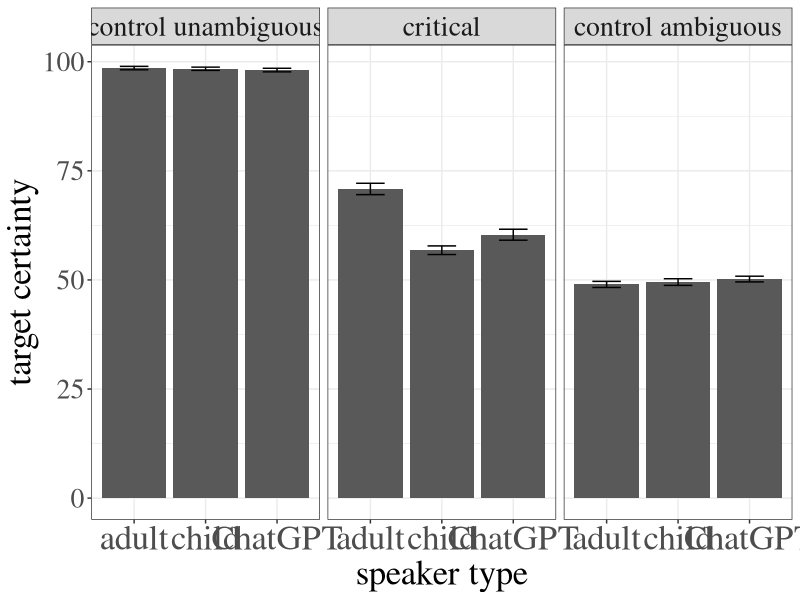
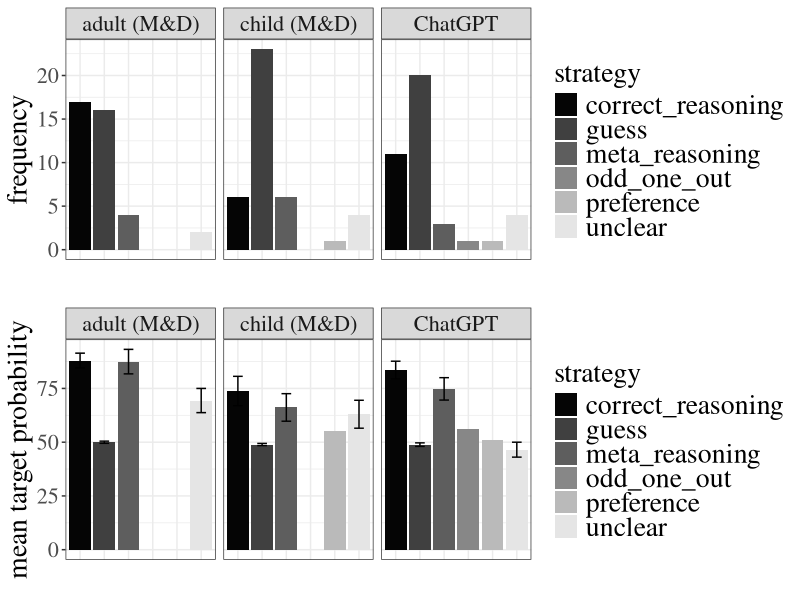
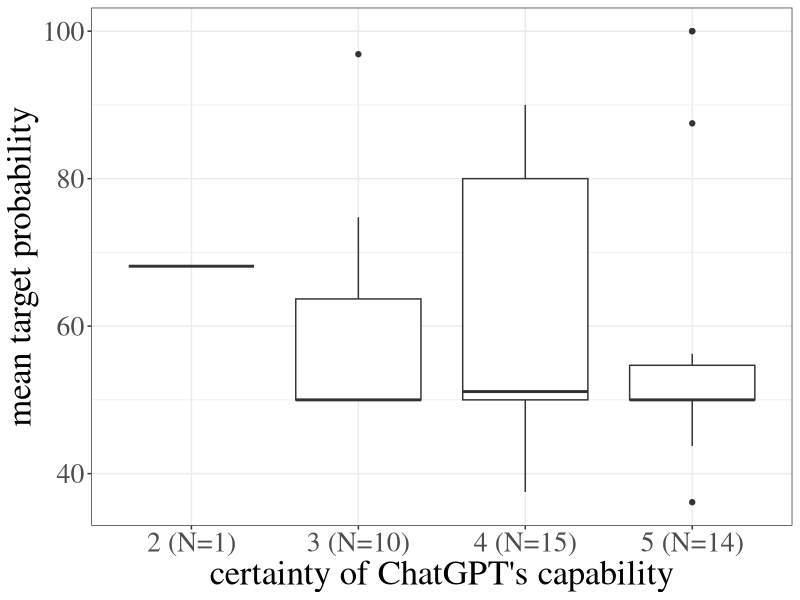
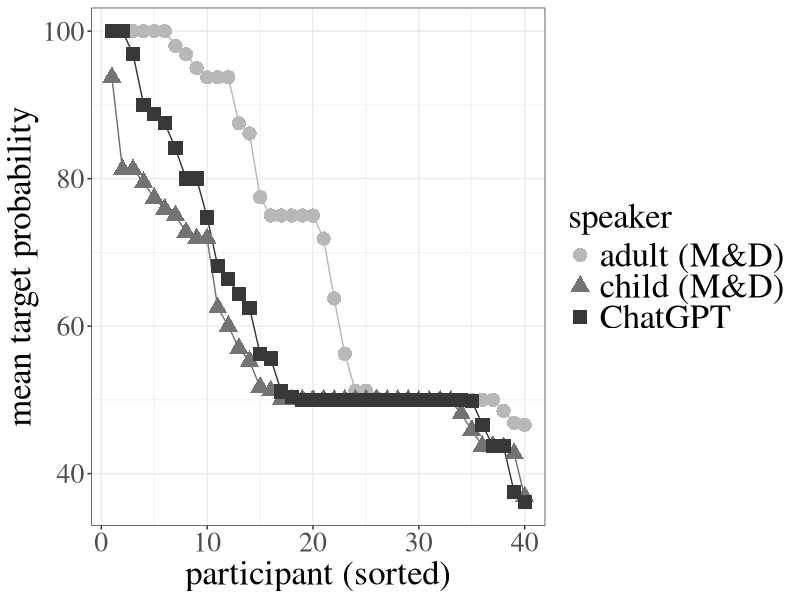

Reproduce these figures in R, in order.
library('dplyr')
library('tidyr')
library('ggplot2')
library('ggpubr')

df <- read.csv('../data/experiment_data.csv')
df <- rename(df, speaker = speaker_identity, condition = itemtype_coarser)
strategies <- read.csv('../data/strategies.csv')
df$speaker[df$speaker == 'gpt'] <- 'ChatGPT'
df$speaker <- factor(df$speaker, levels = c('adult','child','ChatGPT'))
posttest <- read.csv('../data/post_test_questionnaire_answers.csv')

se <- function(x) sd(x)/sqrt(length(x))

### Figure 2: Average target rating by condition ###
avg_scores <- df %>% group_by(condition,speaker) %>% summarize(mean_target = mean(prob_target), 
                                   se_target = se(prob_target),
                                   mean_competitor = mean(prob_competitor), se_competitor = se(prob_competitor),
                                   mean_distractor = mean(prob_distr), se_distractor = se(prob_distr))

avg_scores$condition <- gsub("filler","control",avg_scores$condition)

average_certainty_plot <- ggplot(data = avg_scores, aes(x = speaker, y = mean_target)) + 
  geom_bar(stat="identity") +  
  geom_errorbar( aes(x=speaker, ymin=mean_target-se_target, ymax=mean_target+se_target), width=0.4,color="black") +
  facet_wrap(~factor(condition,levels=c('control unambiguous','critical','control ambiguous'))) + 
  xlab('speaker type') + ylab('target certainty') + theme_bw() + theme(text = element_text(size=25,family="serif"),
                                                            axis.text.x = element_text(size=25),
                                                          legend.text = element_text(size=25))
average_certainty_plot

### Figure 3: Frequency and average target rating of each annotation tag ###
targetprob_by_partic <- subset(df, df$condition == 'critical') %>% group_by(participant_id) %>% summarize(mean_target = mean(prob_target),
                                                                                                    sd_target = sd(prob_target))
strategies$speaker <- df$speaker[match(strategies$participant_id,df$participant_id)]
strategies <- merge(strategies,targetprob_by_partic,by='participant_id')

tag_counts <- strategies %>% group_by(speaker, strategy_tag) %>% summarize(n=n(),
                                            mean_prob = mean(mean_target), se_prob = se(mean_target))

tag_counts <- subset(tag_counts, tag_counts$strategy_tag != 'exclude')
tag_counts <- rename(tag_counts, strategy = strategy_tag)

tag_counts$sp <- as.character(tag_counts$speaker)
tag_counts$sp[tag_counts$speaker == 'adult'] <- 'adult (M&D)'
tag_counts$sp[tag_counts$speaker == 'child'] <- 'child (M&D)'
tag_counts$sp <- factor(tag_counts$sp, levels =c('adult (M&D)','child (M&D)','ChatGPT'))

tag_count_plot <- ggplot(data=tag_counts, aes(x=strategy,y=n,fill=strategy)) +   
  geom_bar(stat="identity",position="dodge") +
  facet_wrap(~sp)  + xlab('strategy')+ylab('frequency')+theme_bw()+
    theme(
      text = element_text(size=20,family="serif"),
      axis.text.x = element_blank(),
      axis.ticks.x = element_blank(),
      legend.text = element_text(size=20))+
      scale_fill_manual(values = c("grey2","grey25","grey37","grey53","grey73","grey90"))+
      xlab('')

avg_probs_per_tag_plot <- ggplot(data = tag_counts, aes(x=strategy,y=mean_prob,fill=strategy)) +   
  geom_bar(stat="identity",position="dodge") +
  geom_errorbar( aes(x=strategy, ymin=mean_prob-se_prob, ymax=mean_prob+se_prob), 
                 width=0.4,color="black")+
  facet_wrap(~sp)  + xlab('strategy')+ylab('mean target probability')+theme_bw()+
  theme(
    text = element_text(size=20,family="serif"),
    axis.text.x = element_blank(),
    axis.ticks.x = element_blank(),
    legend.text = element_text(size=20))+
    scale_fill_manual(values = c("grey2","grey25","grey37","grey53","grey73","grey90"))+
    xlab('')

combined_tag_plot <- ggarrange(tag_count_plot, avg_probs_per_tag_plot, nrow=2,ncol=1)
combined_tag_plot

### Figure 5: Average target rating by estimate of ChatGPT's capability ###
n_each_response <- posttest %>% group_by(certainty_of_chatgpt_capability) %>% summarize(n = n())
posttest <- left_join(posttest,n_each_response,by="certainty_of_chatgpt_capability")
posttest$mean_target <- targetprob_by_partic$mean_target[match(posttest$participant_id,targetprob_by_partic$participant_id)]
posttest$certainty <- paste(posttest$certainty_of_chatgpt_capability,' (N=',posttest$n,')',sep="")

posttest$certainty <- as.factor(posttest$certainty)
boxplot <- ggplot(data=posttest, aes(x=factor(certainty), y=mean_target)) + geom_boxplot()+
  xlab('certainty of ChatGPT\'s capability')+ylab('mean target probability')+theme_bw()+
  theme(text = element_text(size=25,family="serif"),
        legend.text = element_text(size=25))

boxplot

### Figure 6: Average target rating per participant ###
targetprob_by_partic$speaker <- strategies$speaker[match(targetprob_by_partic$participant_id,
                                                         strategies$participant_id)]

adult_targetprobs <- subset(targetprob_by_partic,targetprob_by_partic$speaker =='adult')
adult_targetprobs_sorted <- adult_targetprobs[order(-adult_targetprobs$mean_target),]
adult_targetprobs_sorted$nrow <- seq.int(nrow(adult_targetprobs_sorted))

child_targetprobs <- subset(targetprob_by_partic,targetprob_by_partic$speaker =='child')
child_targetprobs_sorted <- child_targetprobs[order(-child_targetprobs$mean_target),]
child_targetprobs_sorted$nrow <- seq.int(nrow(child_targetprobs_sorted))

gpt_targetprobs <- subset(targetprob_by_partic,targetprob_by_partic$speaker =='ChatGPT')
gpt_targetprobs_sorted <- gpt_targetprobs[order(-gpt_targetprobs$mean_target),]
gpt_targetprobs_sorted$nrow <- seq.int(nrow(gpt_targetprobs_sorted))

all_targetprobs_sorted <- rbind(adult_targetprobs_sorted,child_targetprobs_sorted,gpt_targetprobs_sorted)
all_targetprobs_sorted$speaker <- as.character(all_targetprobs_sorted$speaker)
all_targetprobs_sorted$speaker[all_targetprobs_sorted$speaker == 'adult'] <- 'adult (M&D)'
all_targetprobs_sorted$speaker[all_targetprobs_sorted$speaker == 'child'] <- 'child (M&D)'
all_targetprobs_sorted$speaker <- factor(all_targetprobs_sorted$speaker, levels=c('adult (M&D)','child (M&D)','ChatGPT'))

sorted_participant_plot <- ggplot(data=all_targetprobs_sorted,aes(x=nrow,y=mean_target,color=speaker))+
  geom_line()+geom_point(aes(shape=speaker),size=4.5)+
  xlab('participant (sorted)')+ylab('mean target probability')+theme_bw()+
  theme(text = element_text(size=25,family="serif"),
  legend.text = element_text(size=25))+
  scale_color_manual(values = c("adult (M&D)" = "grey72", "child (M&D)" = "grey45", "ChatGPT" = "grey22"))+
  guides(color = guide_legend(override.aes = list(linetype = "blank")))

sorted_participant_plot
